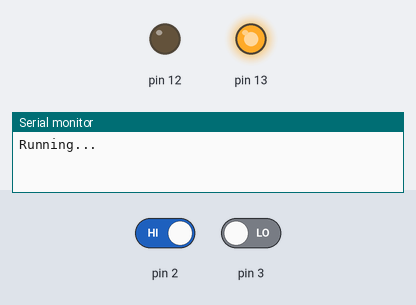
Bench run of a sketch on a simulated Arduino Uno, built with avr-gcc and run on an emulated ATmega328P. Shown: output pins drawn as LEDs (lit = HIGH), the last lines printed to the serial monitor. The test bench sets the inputs (shaded band); at power-on: pin 2 HIGH, pin 3 LOW.

Above: at 1.2 s.
1.3 s: pin 2 driven LOW
At 3.3 s:
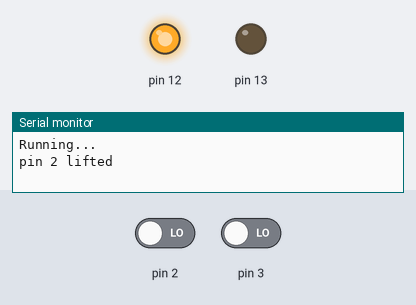
3.8 s: pin 3 driven HIGH
Timing chart, 0 to 6.8 s (numbered marks = the images above; inputs shaded):
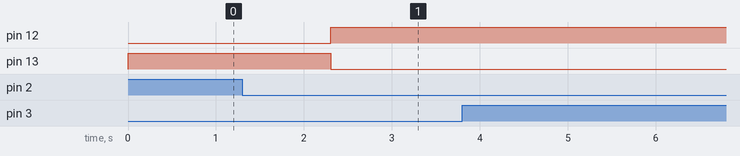

The sketch:

Arduino_timer_polls.ino
```cpp
// Global Variables
int timer = 0;
int minInterval = 5;
int syncInterval = 1;
int flag_sync = 0;

int CurrentStatePin2 = LOW;
int PrevStatePin2 = LOW;
int CurrentStatePin3 = LOW;
int PrevStatePin3 = LOW;

void setup() {
  pinMode(3,INPUT);
  pinMode(2,INPUT);

  pinMode(13,OUTPUT);
  pinMode(12,OUTPUT);

  digitalWrite(13,HIGH); // this flips a relay energizing the RPi
  digitalWrite(12,LOW);

  Serial.begin(9600);
  Serial.println("Running...");
}

// timer1 interrupt service routine
ISR(TIMER1_COMPA_vect){
  // turn on the RPi, as the time interval has elapsed
  if(timer == 60*minInterval && flag_sync == 0){
    digitalWrite(12,LOW);
    digitalWrite(13,HIGH);
    timer = 1;
    Serial.println(timer);
  // turn on the RPi, as the sync interval has elapsed and the RPi wants to sync
  } else if (timer == 60*syncInterval && flag_sync == 1){
    digitalWrite(12,LOW);
    digitalWrite(13,HIGH);
    timer = 1;
    Serial.println(timer);
    flag_sync = 0;
    Serial.println("flag_sync off");
  // increment timer
  } else {
    timer += 1;
    Serial.println(timer);
  }
}


void pi_OFF(){
  // turn off RPi, as the signal pin has lifted saying it is shutdown
  delay(1000);
  digitalWrite(13,LOW);
  digitalWrite(12,HIGH);
  Serial.println("pin 2 lifted");
}

// pin3 interrup service routine
void timer_BEGIN(){
  // start the timer1, as the signal pin has been lifted saying the clocks are synchronized
  cli();
  TCCR1A = 0;// set entire TCCR1A register to 0
  TCCR1B = 0;// same for TCCR1B
  TCNT1  = 0;//initialize counter value to 0
  // set compare match register for 1hz increments
  OCR1A = 15624;// = (16*10^6) / (1*1024) - 1 (must be <65536)
  //OCR1A = 15614;// for Laser Module
  // Set CS12 and CS10 bits for 1024 prescaler
  TCCR1B |= (1 << CS12) | (1 << CS10);
  // enable timer compare interrupt
  TIMSK1 |= (1 << OCIE1A);
  TCCR1B |= (1 << WGM12);
  sei();
  timer = 0; // initialize or reset counter (first execution, or re-sync)
  Serial.println("pin 3 lifted");
}


void loop() {

  PrevStatePin2 = CurrentStatePin2;
  PrevStatePin3 = CurrentStatePin3;

  delay (10);

  CurrentStatePin2 = digitalRead(2);
  CurrentStatePin3 = digitalRead(3);

  if ((PrevStatePin2 == HIGH) && (CurrentStatePin2 == LOW)){
    pi_OFF();
  }
  if ((PrevStatePin3 == LOW) && (CurrentStatePin3 == HIGH)){
    timer_BEGIN();
    flag_sync = 1;
    Serial.println("flag_sync on");
  }
}
```

Measured:
- after the input at 1.3 s, pin 12: LOW → HIGH after 1.0 s; pin 13: HIGH → LOW after 1.0 s
